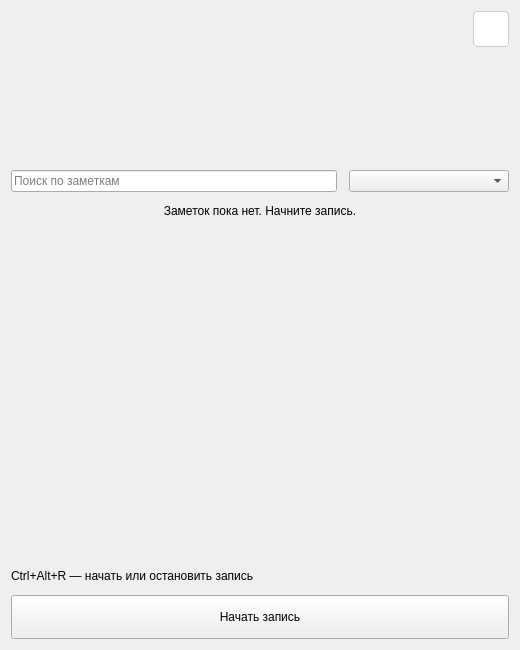
<?xml version="1.0" encoding="UTF-8"?>
<ui version="4.0">
 <class>Sayte</class>
 <widget class="QWidget" name="Sayte">
  <property name="geometry">
   <rect>
    <x>300</x>
    <y>150</y>
    <width>520</width>
    <height>650</height>
   </rect>
  </property>
  <property name="minimumSize">
   <size>
    <width>360</width>
    <height>400</height>
   </size>
  </property>
  <property name="windowTitle">
   <string>Sayte</string>
  </property>
  <layout class="QVBoxLayout" name="verticalLayout" stretch="0,0,0,0,1,0,0">
   <property name="spacing">
    <number>12</number>
   </property>
   <item>
    <layout class="QHBoxLayout" name="headerLayout">
     <item>
      <spacer name="headerSpacer">
       <property name="orientation">
        <enum>Qt::Orientation::Horizontal</enum>
       </property>
       <property name="sizeHint" stdset="0">
        <size>
         <width>40</width>
         <height>20</height>
        </size>
       </property>
      </spacer>
     </item>
     <item>
      <widget class="QPushButton" name="settingsButton">
       <property name="minimumSize">
        <size>
         <width>36</width>
         <height>36</height>
        </size>
       </property>
       <property name="maximumSize">
        <size>
         <width>36</width>
         <height>36</height>
        </size>
       </property>
       <property name="toolTip">
        <string>Настройки</string>
       </property>
       <property name="accessibleName">
        <string>Настройки</string>
       </property>
       <property name="styleSheet">
        <string>QPushButton { border: 1px solid #cccccc; border-radius: 4px; background: #ffffff; } QPushButton:hover { background: #eeeeee; } QPushButton:pressed { background: #dddddd; }</string>
       </property>
       <property name="iconSize">
        <size>
         <width>22</width>
         <height>22</height>
        </size>
       </property>
      </widget>
     </item>
    </layout>
   </item>
   <item alignment="Qt::AlignmentFlag::AlignHCenter">
    <widget class="QLabel" name="logoLabel">
     <property name="alignment">
      <set>Qt::AlignmentFlag::AlignCenter</set>
     </property>
     <property name="minimumSize">
      <size>
       <width>260</width>
       <height>99</height>
      </size>
     </property>
     <property name="maximumSize">
      <size>
       <width>260</width>
       <height>99</height>
      </size>
     </property>
     <property name="scaledContents">
      <bool>true</bool>
     </property>
    </widget>
   </item>
   <item>
    <layout class="QHBoxLayout" name="searchLayout">
     <item>
      <widget class="QLineEdit" name="searchInput">
       <property name="placeholderText">
        <string>Поиск по заметкам</string>
       </property>
       <property name="clearButtonEnabled">
        <bool>true</bool>
       </property>
      </widget>
     </item>
     <item>
      <widget class="QComboBox" name="tagFilter">
       <property name="minimumSize">
        <size>
         <width>160</width>
         <height>0</height>
        </size>
       </property>
       <property name="toolTip">
        <string>Фильтр по тегу</string>
       </property>
       <property name="accessibleName">
        <string>Фильтр по тегу</string>
       </property>
      </widget>
     </item>
    </layout>
   </item>
   <item>
    <widget class="QLabel" name="emptyLabel">
     <property name="text">
      <string>Заметок пока нет. Начните запись.</string>
     </property>
     <property name="alignment">
      <set>Qt::AlignmentFlag::AlignCenter</set>
     </property>
    </widget>
   </item>
   <item>
    <widget class="QListWidget" name="notesList">
     <property name="spacing">
      <number>6</number>
     </property>
     <property name="horizontalScrollBarPolicy">
      <enum>Qt::ScrollBarPolicy::ScrollBarAlwaysOff</enum>
     </property>
     <property name="styleSheet">
      <string>QListWidget { border: none; background: transparent; } QListWidget::item { border: 1px solid #cccccc; border-radius: 8px; background: #ffffff; color: #222222; } QListWidget::item:selected { border: 1px solid #888888; background: #eeeeee; }</string>
     </property>
    </widget>
   </item>
   <item>
    <widget class="QLabel" name="statusLabel">
     <property name="text">
      <string>Ctrl+Alt+R — начать или остановить запись</string>
     </property>
     <property name="wordWrap">
      <bool>true</bool>
     </property>
    </widget>
   </item>
   <item>
    <widget class="QPushButton" name="recordButton">
     <property name="minimumSize">
      <size>
       <width>0</width>
       <height>44</height>
      </size>
     </property>
     <property name="text">
      <string>Начать запись</string>
     </property>
    </widget>
   </item>
  </layout>
 </widget>
 <resources />
 <connections />
</ui>
